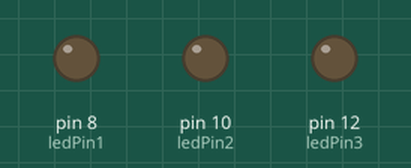
The sketch below on a simulated Arduino Uno, built with avr-gcc and run on an emulated ATmega328P. Shown: output pins drawn as LEDs (lit = HIGH).

Above: at 0.2 s.
At 0.7 s:
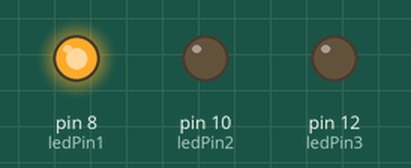
At 1.2 s:
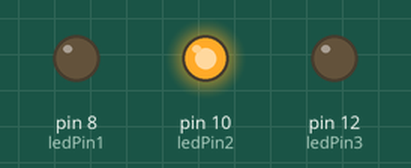
At 2.7 s:
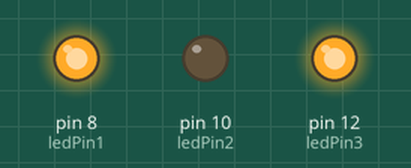
At 3.7 s:
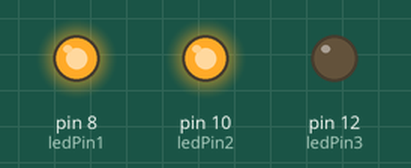
At 5.7 s:
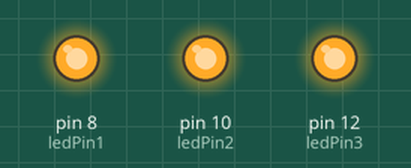
Timing chart, 0 to 6.9 s (numbered marks = the images above):
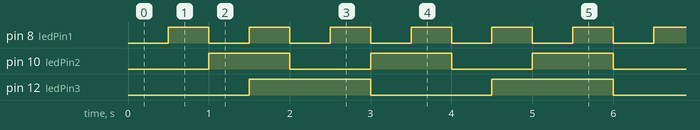

Measured:
- by itself, pin 8 (ledPin1): alternates HIGH for 0.50 s and LOW for 0.50 s
- by itself, pin 10 (ledPin2): alternates HIGH for 1.0 s and LOW for 1.0 s
- by itself, pin 12 (ledPin3): alternates HIGH for 1.5 s and LOW for 1.5 s

The sketch:

dreifachblinker_verk_rzt.ino
```cpp
const int ledPin1 = 8;
const int ledPin2 = 10;
const int ledPin3 = 12;

int ledState1 = LOW;
int ledState2 = LOW;
int ledState3 = LOW;

unsigned long previousMillis1 = 0;
unsigned long previousMillis2 = 0;
unsigned long previousMillis3 = 0;

int led1int = 500;
int led2int = 1000;
int led3int = 1500;

void setup() {
  pinMode(ledPin1, OUTPUT);
  pinMode(ledPin2, OUTPUT);
  pinMode(ledPin3, OUTPUT);
}

void loop() {
  unsigned long currentMillis = millis();
if (currentMillis - previousMillis1 >= led1int) {
  previousMillis1 = currentMillis;
  ledState1=!ledState1;
}

  if (currentMillis - previousMillis2 >= led2int) {
    previousMillis2 = currentMillis;
    ledState2=!ledState2;
}

    if (currentMillis - previousMillis3 >= led3int) {
    previousMillis3 = currentMillis;
    ledState3=!ledState3;
}

  digitalWrite(ledPin1, ledState1);
  digitalWrite(ledPin2, ledState2);
  digitalWrite(ledPin3, ledState3);
  }
```

HelloWord.c
```cpp
#include<stdio.h>
#include<stdlib.h>

int main(void)
{
    long long foo = 1;
    while(1)
    {
      printf("%lli: HEY LINDAjseklfnsejfsfsfsfsfsfffsfsdfsfsfsdfsdfsfsdfsdfsfsdfsfsdfk\n", foo);
      ++foo;
    }
    return 0;
}
```
